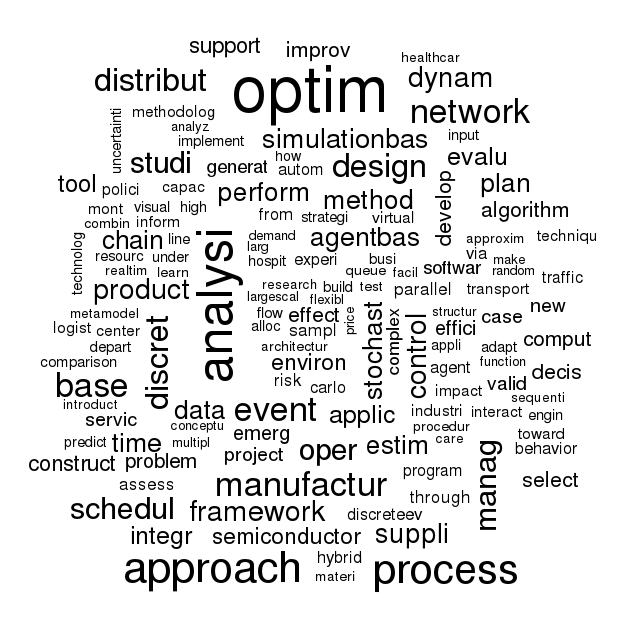

This chart was generated by the following R code:
library(tm)
library(SnowballC)
library(wordcloud)
library(RCurl)
library(readxl)

#Read Excel file for all years
sim.data <-read_excel("1997-2015 Informs Data.xlsx")

#Use Title column for word cloud and omit NA entries
data <- sim.data$Title
data <- na.omit(data)

#Create corpus
corpus <- Corpus(VectorSource(data))

data.text <- tm_map(corpus, PlainTextDocument)

#Remove punctuation
data.text <- tm_map(data.text, removePunctuation)

#Convert to all lower case
data.text <- tm_map(data.text, content_transformer(tolower))

#Convert words to their stems (e.g. simulating --> simulate)
data.text <- tm_map(data.text, stemDocument)

#Create document term matrix
dtm <- DocumentTermMatrix(data.text)

word.freq <- sort(colSums(as.matrix(dtm)), decreasing = TRUE)
df <- data.frame(word = names(word.freq), freq = word.freq)

#Remove common words
stopwords <- c("the", "and", "for", "with", "can", "use", "simul", "model", "system")
df <- df[!rownames(df) %in% stopwords,]

#Plot word cloud
set.seed(100)
wc2 <- wordcloud(df$word, df$freq, min.freq = 50)
